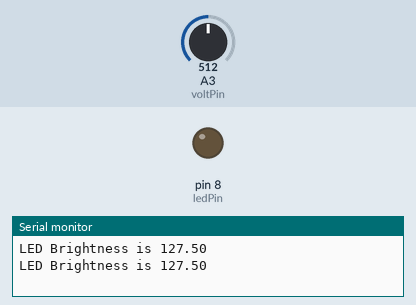
This sketch was run on a simulated Arduino Uno, built with avr-gcc and run on an emulated ATmega328P. Shown: output pins drawn as LEDs (lit = HIGH), the last lines printed to the serial monitor. The inputs (shaded band) are chosen by the test bench; at power-on: A3 (voltPin) = 512.

Above: at 1.8 s.
1.9 s: A3 (voltPin) set to 530
At 2.9 s:
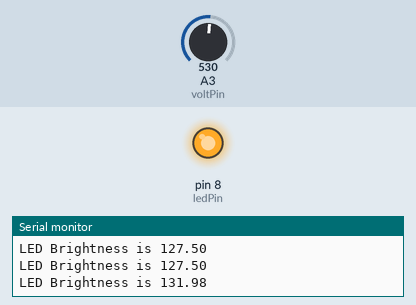
3.5 s: A3 (voltPin) set to 511
At 4.5 s:
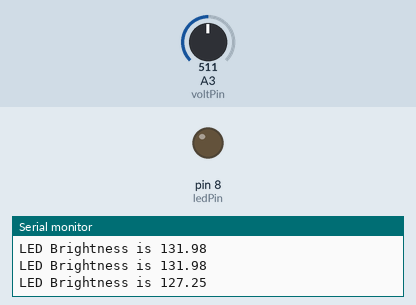
5.5 s: A3 (voltPin) set to 716
At 7.3 s:
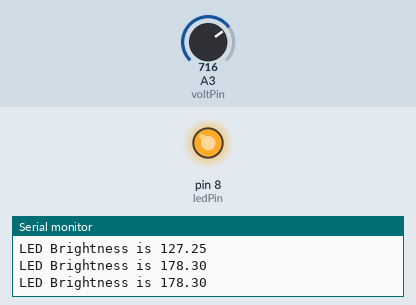
Timing chart, 0 to 8.8 s (numbered marks = the images above; inputs shaded):
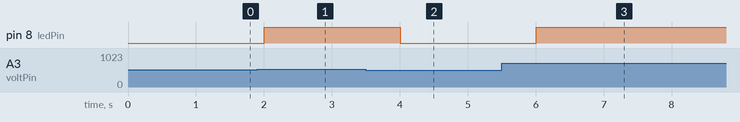

Measured:
- the behaviour switches between 514 and 515 on A3 (voltPin) (found by bisection; images 0 and 1)
- after the input at 1.9 s, pin 8 (ledPin): LOW → HIGH after 0.10 s
- after the input at 3.5 s, pin 8 (ledPin): HIGH → LOW after 0.50 s
- after the input at 5.5 s, pin 8 (ledPin): LOW → HIGH after 0.51 s

The sketch:

14.dimmable_led.ino
```cpp
int voltPin = A3;
int readVal = 0;
float ledBrightness = 0.00;

// LED part
int ledPin = 8;


int delayTime = 1000;


void setup() {
  // put your setup code here, to run once:
  Serial.begin(9600);

  // LED part
  pinMode(ledPin, OUTPUT);
}

void loop() {
  // put your main code here, to run repeatedly:
  // read the value from potetiometer
  readVal = analogRead(voltPin);
  ledBrightness = (5.00 * readVal / 1024.00) * 255 / 5;
  Serial.print("LED Brightness is ");
  Serial.println(ledBrightness);

  analogWrite(ledPin, ledBrightness);

  delay(delayTime);

}
```
